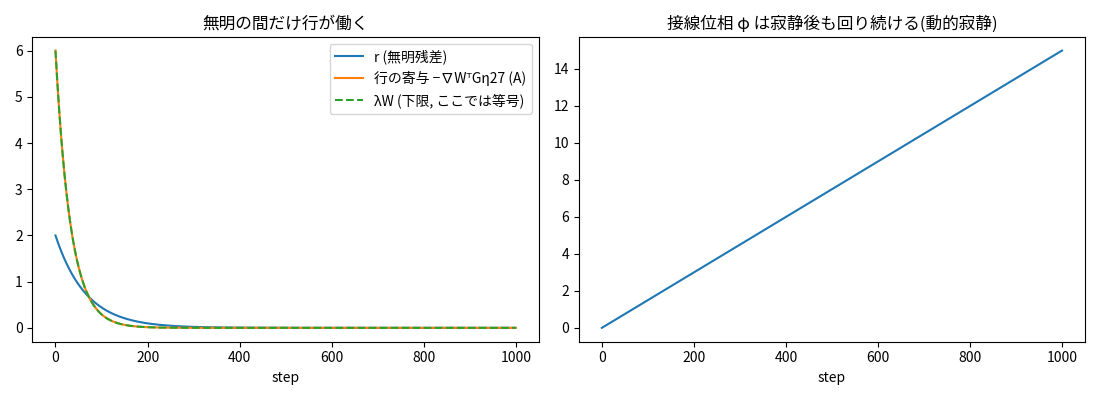

Here is the Python script that generated this plot:
"""
定理27 (無明起行定理) の最小トイ例  ※数値シミュレーション。証明ではない
-----------------------------------------------------------------------------
原文: 無明 Avijjā27 ⇔ x∉𝒩⊤。Lyapunov残差の下降率 Des27=−Ẇ ≥ λW>0 (27.6) は 26-A だけから出る。
      これを「主体の行」へ帰属させるには条件27-A が要る:
        ẋ = f0 + G u,  η27 = u0 − utr,  基準閉ループは残差準位を変えない (27.A2):
        ∂tW + ∇Wᵀ(f0 + G utr) = 0。
      このとき Des27 = −∇Wᵀ G η27 (27.7)。
      ※ 27-A2 が欠けると、自然ドリフトによる下降まで「行」と数えてしまい帰属がずれる。

トイ(極座標 x=(r,φ)): 目標 𝒩={r=0}(輪)、W=½r²。自然ドリフト f0=(−μ r, 0), G=I。
      指定入力 u0=(−κ r, ω)。 ṙ=−(μ+κ) r なので Des27=(μ+κ) r²。
  A) 基準 utr=(+μ r, ω): F_tr=f0+utr=(0,ω) → (27.A2) 成立。η27=(−(μ+κ) r, 0) → −∇Wᵀ Gη27=(μ+κ)r²=Des27
  B) 基準 utr=(0, ω)  : F_tr=(−μ r, ω) → (27.A2) 破れ(基準だけで W が下がる)。
     η27=(−κ r, 0) で −∇Wᵀ Gη27=κ r² ≠ Des27: 自然ドリフト分 μ r² が行に帰属されず、(27.7) が崩れる。
  C) 寂静内 r=0: どちらでも Des27=0, 行の寄与=0 だが、接線成分 ω は存続(動的寂静)。

Lean 対応: Tomabechi/Examples/Theorem27_AvijjaSankhara.lean (attribution_A / attribution_B / ignorance_implies_action / quiescence_zero_contribution)
"""
# %% 準備
import numpy as np
import matplotlib.pyplot as plt
import logging; logging.getLogger("matplotlib.font_manager").setLevel(logging.ERROR)  # フォント警告を抑制
try:
    import japanize_matplotlib  # Colab: !pip -q install japanize-matplotlib
except Exception:
    plt.rcParams["font.family"] = ["Noto Sans CJK JP", "IPAexGothic", "sans-serif"]

mu, kappa, omega, lam_W = 0.5, 1.0, 1.5, 2 * (0.5 + 1.0)   # W=½r² の減衰率 λ=2(μ+κ)
def report(r):
    gradW = np.array([r, 0.0])                              # ∇W=(r,0)
    f0 = np.array([-mu * r, 0.0]); u0 = np.array([-kappa * r, omega])
    Des = -(gradW @ (f0 + u0))                              # −Ẇ (軌道微分)
    out = {}
    for name, utr in {"A": np.array([mu * r, omega]), "B": np.array([0.0, omega])}.items():
        A2_residual = gradW @ (f0 + utr)                    # (27.A2) の左辺(=0 が条件)
        attrib = -(gradW @ (u0 - utr))                      # −∇Wᵀ G η27
        out[name] = dict(A2=A2_residual, attrib=attrib, gap=Des - attrib, eta=np.linalg.norm(u0 - utr))
    return Des, out

rs = np.array([2.0, 1.0, 0.1, 0.0])
rows = [report(r) for r in rs]

# %% 軌道 (A のとき: 無明の間だけ行が働き、φ は回り続ける)
dt, r, phi = 0.01, 2.0, 0.0; R, Att, PH = [], [], []
for _ in range(1000):
    Des, o = report(r); R.append(r); Att.append(o["A"]["attrib"]); PH.append(phi)
    r += dt * (-(mu + kappa) * r); phi += dt * omega
R, Att, PH = map(np.array, (R, Att, PH))

# %% 可視化
fig, ax = plt.subplots(1, 2, figsize=(11, 4))
ax[0].plot(R, label="r (無明残差)"); ax[0].plot(Att, label="行の寄与 −∇WᵀGη27 (A)"); ax[0].plot(lam_W * 0.5 * R**2, "--", label="λW (下限, ここでは等号)")
ax[0].legend(); ax[0].set_xlabel("step"); ax[0].set_title("無明の間だけ行が働く")
ax[1].plot(PH); ax[1].set_xlabel("step"); ax[1].set_title("接線位相 φ は寂静後も回り続ける(動的寂静)")
plt.tight_layout(); plt.show()

# %% 数値確認
for r, (Des, o) in zip(rs, rows):
    Des = abs(Des) if abs(Des) < 1e-15 else Des
    print(f"r={r}: Des27={Des:.4f} | A: 帰属={o['A']['attrib']:.4f}, A2残差={o['A']['A2']:.4f} | "
          f"B: 帰属={o['B']['attrib']:.4f}, A2残差={o['B']['A2']:.4f}, 取りこぼし={o['B']['gap']:.4f}")
    if r > 0:
        assert Des >= lam_W * 0.5 * r**2 - 1e-12                     # (27.6) Des ≥ λW
        assert abs(o["A"]["gap"]) < 1e-12 and abs(o["A"]["A2"]) < 1e-12   # (27.7)
        assert abs(o["B"]["gap"] - mu * r**2) < 1e-12                # 27-A2 破れ → 自然ドリフト分だけずれる
    else:
        assert abs(Des) < 1e-12 and abs(o["A"]["attrib"]) < 1e-12          # 寂静内: 無明条件付き寄与は 0 (27.9)
assert abs(PH[-1] - PH[0]) > 10                                      # φ は動き続ける
